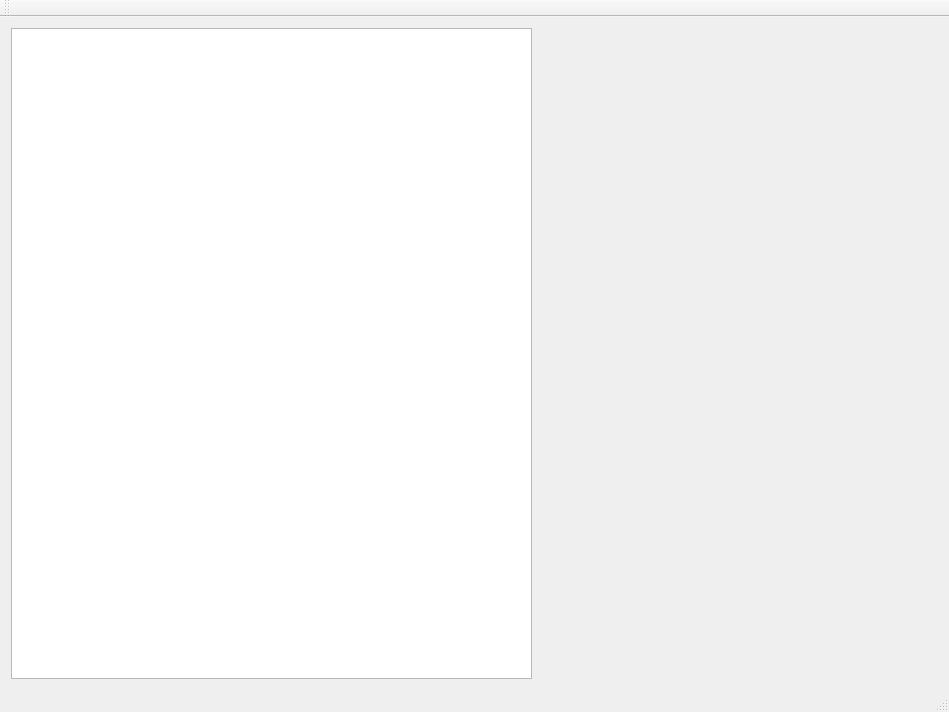
<?xml version="1.0" encoding="UTF-8"?>
<ui version="4.0">
 <class>MainWindow</class>
 <widget class="QMainWindow" name="MainWindow">
  <property name="geometry">
   <rect>
    <x>0</x>
    <y>0</y>
    <width>949</width>
    <height>712</height>
   </rect>
  </property>
  <property name="windowTitle">
   <string>MainWindow</string>
  </property>
  <widget class="QWidget" name="centralWidget">
   <layout class="QHBoxLayout" name="horizontalLayout">
    <item>
     <layout class="QVBoxLayout" name="verticalLayout"/>
    </item>
    <item>
     <widget class="DefinitionView" name="definitionView"/>
    </item>
    <item>
     <widget class="DescriptionRenderer" name="definitionRenderer" native="true">
      <property name="minimumSize">
       <size>
        <width>400</width>
        <height>0</height>
       </size>
      </property>
     </widget>
    </item>
    <item>
     <layout class="QVBoxLayout" name="verticalLayout_2">
      <property name="spacing">
       <number>0</number>
      </property>
      <property name="sizeConstraint">
       <enum>QLayout::SetFixedSize</enum>
      </property>
      <property name="leftMargin">
       <number>0</number>
      </property>
     </layout>
    </item>
   </layout>
  </widget>
  <widget class="QMenuBar" name="menuBar">
   <property name="geometry">
    <rect>
     <x>0</x>
     <y>0</y>
     <width>949</width>
     <height>20</height>
    </rect>
   </property>
  </widget>
  <widget class="QToolBar" name="mainToolBar">
   <attribute name="toolBarArea">
    <enum>TopToolBarArea</enum>
   </attribute>
   <attribute name="toolBarBreak">
    <bool>false</bool>
   </attribute>
  </widget>
  <widget class="QStatusBar" name="statusBar"/>
 </widget>
 <layoutdefault spacing="6" margin="11"/>
 <customwidgets>
  <customwidget>
   <class>DefinitionView</class>
   <extends>QTreeView</extends>
   <header>Views/definitionview.hpp</header>
  </customwidget>
  <customwidget>
   <class>DescriptionRenderer</class>
   <extends>QWidget</extends>
   <header>Views/descriptionrenderer.hpp</header>
   <container>1</container>
  </customwidget>
 </customwidgets>
 <resources/>
 <connections/>
</ui>
